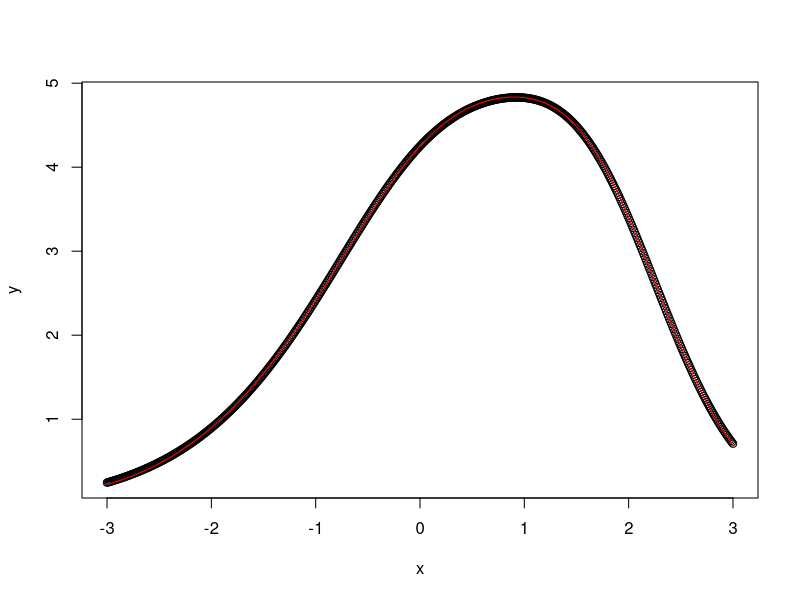

Source code (R): (Note: this script raises an error after producing the figure.)
rm(list=ls())
############Function Start#################################################
fit_2D<-function(func, dat, it, op_v){
  
  plot(dat[2,], dat[1,])
  
  
  #The sum of error squared##############################
  MSE_f<-function(func){
    #try(if(class(func)!='function'){stop('argument to MSE_f(f) has to be a function')}
      #  else{
          m<-(sum((func(op_v)-dat[1,])^2))
          return(m)  
       # })
  }
  ######################################################
  
  #Define the proportionality function##################
  l<-function(k){
    if(k==1){
      # l<-(q[2]-q[3])/(length(x))
      l<-1
    }
    else{
      l<-1
    }
    return(l)
  }
  ######################################################
  
  d<-'TRUE'     #bit set to false whenever solution does not converge within the given number of iterations
  
  
  for(k in 1:1000){
    if(d=='FALSE'){
      print('solution did not converge')
      break
    }
    q<-vector(mode='numeric', length=4)
    t<-0.002
    va<-0
    q[1]<-MSE_f(func(op_v))
    #l<-1
    #it<-20000
    ####The optimization loop#######################################################
    for(j in 1:length(op_v)){
      if(d=='FALSE'){
        print('solution did not converge')
        break
      }
      for (i in 1:it) {
        if(i==it){
          print('Solution did not converge')
          d<-'FALSE'
          break
        }
        if(i==1) {
          op_v[j]<-op_v[j]+t
          q[2]<-MSE_f(func(op_v))
          op_v[j]<-op_v[j]-2*t
          q[3]<-MSE_f(func(op_v))
          op_v[j]<-op_v[j]+2*t
          if(q[1]>q[2] & q[1]>q[3]){
            if(abs(q[1]-q[3])>abs(q[1]-q[2])){
              va<- -1
            }
            else{va<-1
            }
          }
          else if(q[2]>q[1] & q[3]<q[1]){
            va<- -1
          }
          else if(q[2]<q[1] & q[3]>q[1]){
            va<- 1
          }
          else if(q[2]>q[1] & q[3]>q[1]){
            va<-0
          }
          else{
            va<-0
          }
        }
        else{
          if(va==0){
            print('Local minima reached')
            yres<-func(op_v)
            if(j==length(op_v) & k==5){
              lines(x,yres, col='red')
            }
            break
          }
          else if(va==1){
            q[2]<-MSE_f(func(op_v))
            op_v[j]<-op_v[j]+l(k)*t
            q[3]<-MSE_f(func(op_v))
            if(q[3]>q[2]){
              va<-0
              print('Local minima reached')
              yres<-func(op_v)
              if(j==length(op_v) & k==5){
                lines(x,yres, col='red')
              }
              break
            }
            else{
              next
            }
          }
          else{
            q[2]<-MSE_f(func(op_v))
            op_v[j]<-op_v[j]-l(k)*t
            q[3]<-MSE_f(func(op_v))
            if(q[3]>q[2]){
              va<-0
              print('Local minima reached')
              yres<-func(op_v)
              if(j==length(op_v) & k==5){
                lines(x,yres, col='red')
              }
              break
            }
            else{
              next
            }
          }  
        }
        
      }
    }
  }

  #####################################code_end#########################
  return(op_v)
}
##########Function end##################################################



#########start testing##################################################

###########generate random dataset######################################
rm(list = ls())
x<-seq(-3,3, by=0.01)
y<- 3*exp(-1*(((x-0.5)/(1.5))^2))+1.5*exp(-1*(((x+0.27)/(2))^2))+2*exp(-1*(((x-1.75)/(1))^2))
plot(x,y)
dat<-matrix( c(y,x), nrow = 2, ncol = length(x), byrow = 'TRUE')
#v<-vector(mode='numeric',length = 3)
func<-function(v){
  y<-v[1]*exp(-1*(((x-v[2])/(v[3]))^2))+v[4]*exp(-1*(((x-v[5])/(v[6]))^2))+v[7]*exp(-1*(((x-v[8])/(v[9]))^2))
  return(y)
}
i<-200000
lines(x, func(c(3.484,0.612,1.502,1.852,1.786,0.976,1.386,-0.600,1.750)), col='red')
op_v<-c(3.018,0.480,1.426, 2.316,1.744,1.034,1.522,-0.464,1.844)
fit_2D(func, dat, i, op_v)
class(func)
fit_2D(func(v), dat, i, v)
clp<-function(){
  dev.off()
  return(NULL)
}
